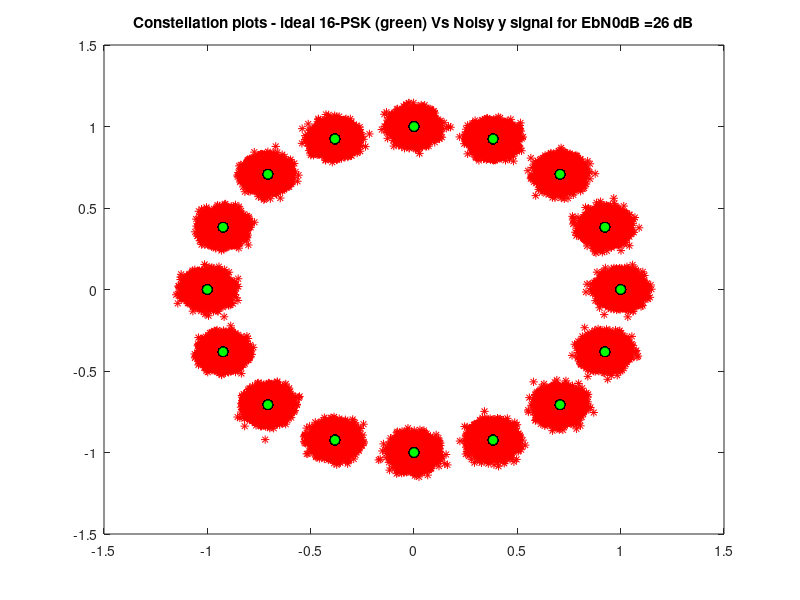
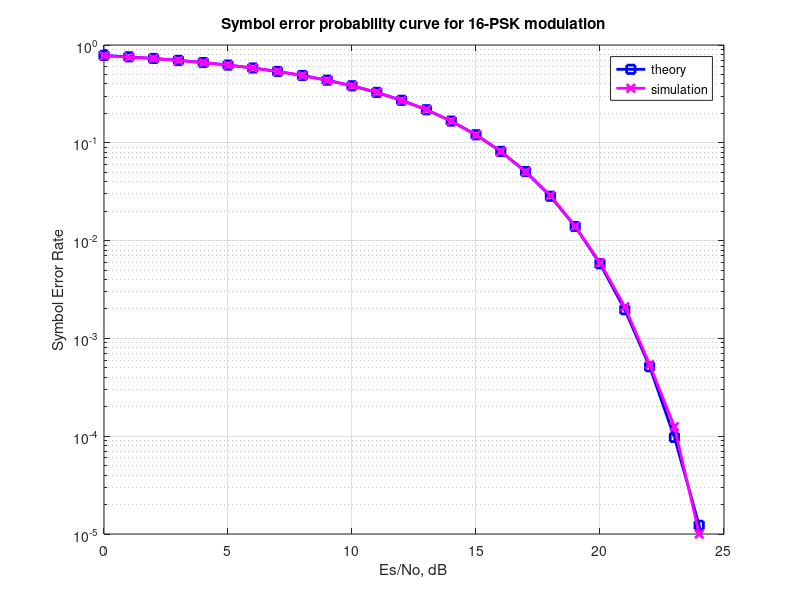

Write MATLAB code to recreate these figures, in order.
%16PSK
clc; clear; close all;
N = 2*10^5; % number of symbols
M = 16;
thetaMpsk = [0:M-1]*2*pi/M; % reference phase values

Es_N0_dB  = [0:25]; % multiple Es/N0 values

ipPhaseHat = zeros(1,N);
for ii = 1:length(Es_N0_dB),
    
    % symbol generation
    % ------------------
    ipPhase = randsrc(1,N,thetaMpsk);
    ip = exp(j*ipPhase);   
    s = ip; % normalization of energy to 1
    
    % noise
    % -----
    n = 1/sqrt(2)*[randn(1,N) + j*randn(1,N)]; % white guassian noise, 0dB variance 
    
    y = s + 10^(-Es_N0_dB(ii)/20)*n; % additive white gaussian noise 
    plot(real(y),imag(y),'r*'); hold on;
    plot(real(s),imag(s),'ko','MarkerFaceColor','g','MarkerSize',7); hold off;
    title(['Constellation plots - ideal 16-PSK (green) Vs Noisy y signal for EbN0dB =',num2str(ii),' dB']);
    pause;
    % demodulation
    % ------------
    % finding the phase from [-pi to +pi]
    opPhase = angle(y); 
    % unwrapping the phase i.e. phase less than 0 are 
    % added 2pi
    opPhase(find(opPhase<0)) = opPhase(find(opPhase<0)) + 2*pi;

    % rounding the received phase to the closest 
    % constellation
    ipPhaseHat = 2*pi/M*round(opPhase/(2*pi/M))	;
    % as there is phase ambiguity for phase = 0 and 2*pi,
    % changing all phases reported as 2*pi to 0.
    % this is to enable comparison with the transmitted phase
    ipPhaseHat(find(ipPhaseHat==2*pi)) = 0; 

    % counting errors
    nErr(ii) = size(find([ipPhase- ipPhaseHat]),2); % couting the number of errors
end 
simBer = nErr/N;
theoryBer = erfc(sqrt(10.^(Es_N0_dB/10))*sin(pi/M));


figure
semilogy(Es_N0_dB,theoryBer,'bs-','LineWidth',2);
hold on
semilogy(Es_N0_dB,simBer,'mx-','LineWidth',2);
axis([0 25 10^-5 1])
grid on
legend('theory', 'simulation');
xlabel('Es/No, dB')
ylabel('Symbol Error Rate')
title('Symbol error probability curve for 16-PSK modulation')

